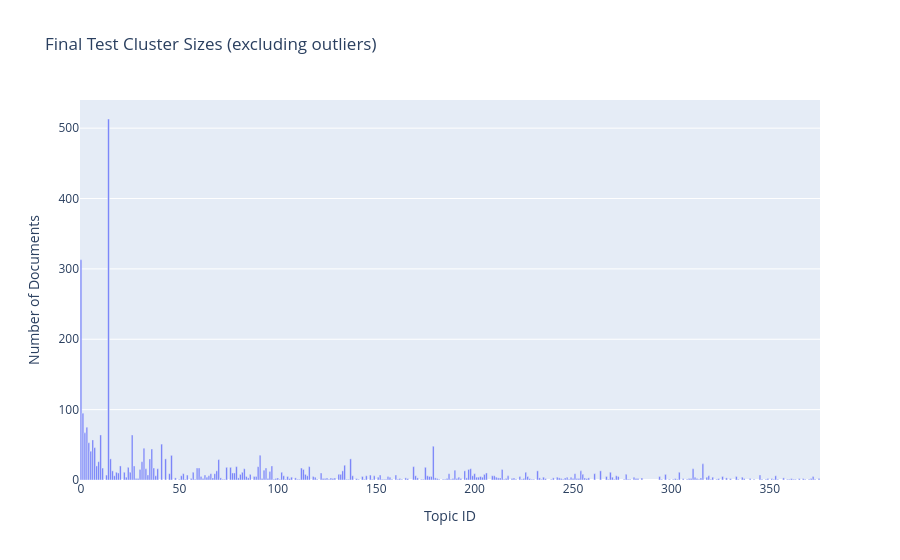
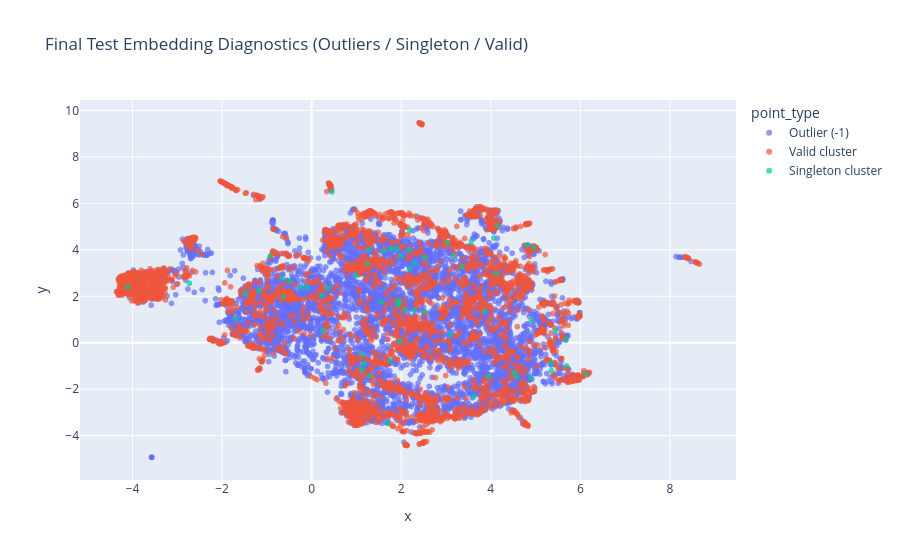
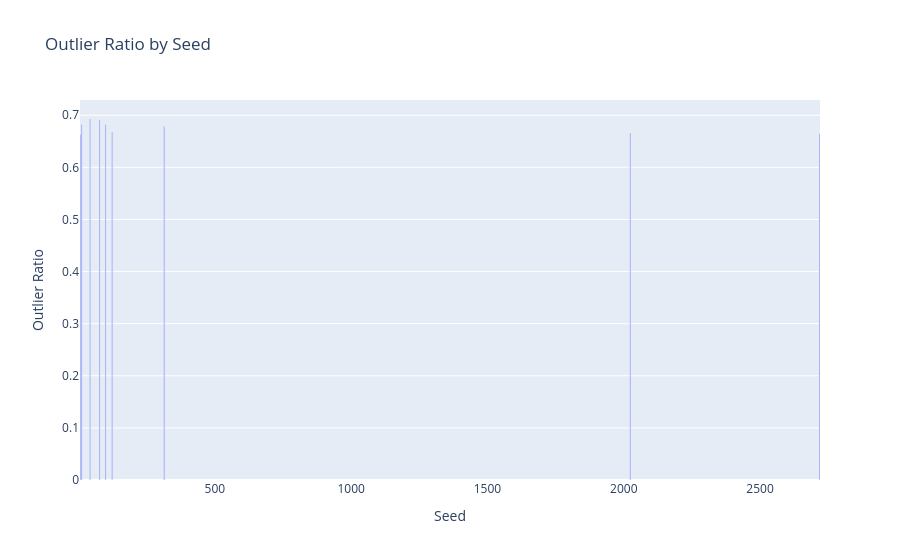
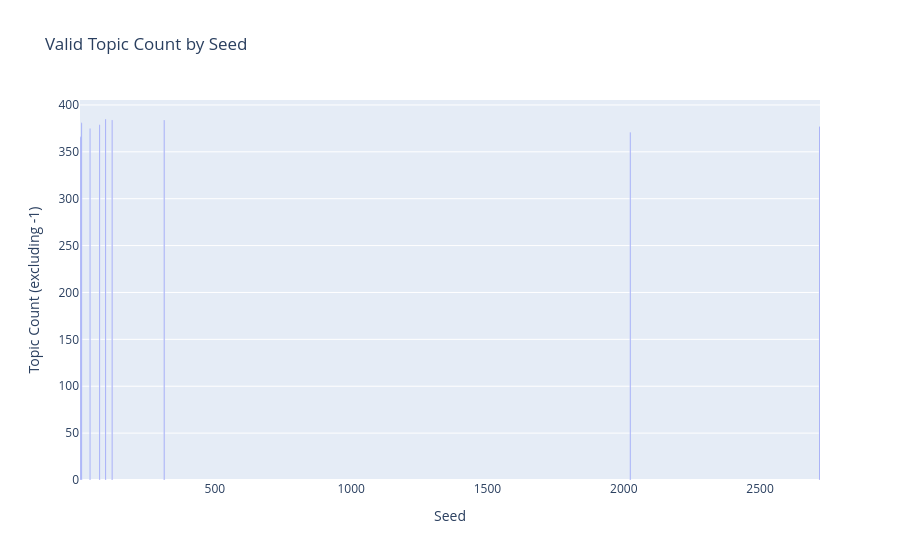

The notebook cell saved with these charts, in order:
### Markdown cell above
Runs cluster diagnostics and visual sanity-check plots.

### Code cell
import plotly.express as px

# Diagnostics use the currently available final test assignment (`test_topics`) and embeddings (`test_embeddings`).
if 'test_topics' not in globals() or 'test_embeddings' not in globals():
    raise RuntimeError('Please run Cell 24 first so `test_topics` and `test_embeddings` are available.')

labels = np.asarray(test_topics)
emb = np.asarray(test_embeddings)

if labels.shape[0] != emb.shape[0]:
    raise ValueError(f'Mismatch: labels={labels.shape[0]} vs embeddings={emb.shape[0]}')

is_outlier = labels == -1
outlier_ratio_now = float(np.mean(is_outlier)) if len(labels) > 0 else np.nan

valid_labels = labels[~is_outlier]
if len(valid_labels) > 0:
    cluster_size_series = pd.Series(valid_labels).value_counts().sort_values(ascending=False)
else:
    cluster_size_series = pd.Series(dtype='int64')

n_valid_clusters_now = int(cluster_size_series.shape[0])
singleton_topics_now = set(cluster_size_series[cluster_size_series == 1].index.tolist())
n_singletons_now = int(len(singleton_topics_now))

print('Final-clustering diagnostics (current test assignment):')
print(f'  Documents: {len(labels)}')
print(f'  Outlier ratio (-1): {outlier_ratio_now:.4f}')
print(f'  Valid clusters (excluding -1): {n_valid_clusters_now}')
print(f'  Singleton clusters: {n_singletons_now}')

if n_valid_clusters_now == 0:
    print('⚠️ No valid clusters found (all points are outliers).')
elif n_valid_clusters_now == 1:
    print('⚠️ Only one valid cluster found. Silhouette is undefined by design.')
if n_singletons_now > 0:
    print('⚠️ Singleton clusters present. Silhouette excludes them in our robust function.')

# 1) Cluster size distribution (excluding outliers)
if n_valid_clusters_now > 0:
    cluster_size_df = (
        cluster_size_series
        .rename_axis('Topic')
        .reset_index(name='Count')
        .sort_values('Count', ascending=False)
    )
    cluster_size_df['Topic'] = cluster_size_df['Topic'].astype(int)

    fig_sizes = px.bar(
        cluster_size_df,
        x='Topic',
        y='Count',
        title='Final Test Cluster Sizes (excluding outliers)',
        labels={'Topic': 'Topic ID', 'Count': 'Number of Documents'}
    )
    fig_sizes.show()
else:
    print('Cluster-size plot skipped (no valid clusters).')

# 2) 2D embedding view colored by diagnostic point type
# Recompute a 2D projection from test embeddings for visual inspection.
umap_viz = UMAP(n_neighbors=15, n_components=2, metric='cosine', random_state=42)
emb_2d = umap_viz.fit_transform(emb)

point_type = np.where(
    labels == -1,
    'Outlier (-1)',
    np.where(np.isin(labels, list(singleton_topics_now)), 'Singleton cluster', 'Valid cluster')
)

viz_df = pd.DataFrame({
    'x': emb_2d[:, 0],
    'y': emb_2d[:, 1],
    'topic': labels.astype(int),
    'point_type': point_type
})

fig_diag = px.scatter(
    viz_df,
    x='x',
    y='y',
    color='point_type',
    hover_data=['topic'],
    title='Final Test Embedding Diagnostics (Outliers / Singleton / Valid)'
)
fig_diag.update_traces(marker=dict(size=6, opacity=0.7))
fig_diag.show()

# 3) Seed-level context from the multi-seed run
if 'seed_results' in globals() and isinstance(seed_results, pd.DataFrame) and not seed_results.empty:
    seed_plot_df = seed_results.copy()

    fig_seed_outliers = px.bar(
        seed_plot_df,
        x='seed',
        y='test_outlier_ratio',
        title='Outlier Ratio by Seed',
        labels={'seed': 'Seed', 'test_outlier_ratio': 'Outlier Ratio'}
    )
    fig_seed_outliers.show()

    fig_seed_topics = px.bar(
        seed_plot_df,
        x='seed',
        y='test_topic_count',
        title='Valid Topic Count by Seed',
        labels={'seed': 'Seed', 'test_topic_count': 'Topic Count (excluding -1)'}
    )
    fig_seed_topics.show()
else:
    print('Seed-level plots skipped (run Cell 24 first to populate `seed_results`).')

### Figure 1 — Plotly figure (JSON) as saved in the notebook; plotly's stock layout.template omitted (floating-point values rounded to 4 significant figures; data arrays with more than 128 entries replaced by an {"elided": "..."} marker saying what was removed)
{"data": [{"hovertemplate": "Topic ID=%{x}<br>Number of Documents=%{y}<extra></extra>", "legendgroup": "", "marker": {"color": "#636efa", "pattern": {"shape": ""}}, "name": "", "orientation": "v", "showlegend": false, "textposition": "auto", "type": "bar", "x": {"elided": "298 int values"}, "xaxis": "x", "y": {"elided": "298 int values"}, "yaxis": "y"}], "layout": {"barmode": "relative", "legend": {"tracegroupgap": 0}, "title": {"text": "Final Test Cluster Sizes (excluding outliers)"}, "xaxis": {"anchor": "y", "domain": [0, 1], "title": {"text": "Topic ID"}}, "yaxis": {"anchor": "x", "domain": [0, 1], "title": {"text": "Number of Documents"}}}}

### Figure 2 — Plotly figure (JSON) as saved in the notebook; plotly's stock layout.template omitted (floating-point values rounded to 4 significant figures; data arrays with more than 128 entries replaced by an {"elided": "..."} marker saying what was removed)
{"data": [{"customdata": {"elided": "6669x1 int values"}, "hovertemplate": "point_type=Outlier (-1)<br>x=%{x}<br>y=%{y}<br>topic=%{customdata[0]}<extra></extra>", "legendgroup": "Outlier (-1)", "marker": {"color": "#636efa", "opacity": 0.7, "size": 6, "symbol": "circle"}, "mode": "markers", "name": "Outlier (-1)", "showlegend": true, "type": "scattergl", "x": {"elided": "6669 float values"}, "xaxis": "x", "y": {"elided": "6669 float values"}, "yaxis": "y"}, {"customdata": {"elided": "3303x1 int values"}, "hovertemplate": "point_type=Valid cluster<br>x=%{x}<br>y=%{y}<br>topic=%{customdata[0]}<extra></extra>", "legendgroup": "Valid cluster", "marker": {"color": "#EF553B", "opacity": 0.7, "size": 6, "symbol": "circle"}, "mode": "markers", "name": "Valid cluster", "showlegend": true, "type": "scattergl", "x": {"elided": "3303 float values"}, "xaxis": "x", "y": {"elided": "3303 float values"}, "yaxis": "y"}, {"customdata": [[188], [185], [120], [373], [334], [271], [370], [111], [158], [154], [148], [245], [295], [299], [135], [53], [346], [174], [163], [98], [58], [239], [110], [268], [161], [279], [173], [126], [144], [73], [320], [221], [352], [104], [342], [362], [136], [153], [141], [184], [234], [363], [182], [101], [348], [276], [72], [278], [368], [301], [303], [215], [354], [224], [308], [230], [359], [323], [155], [314], [360], [50], [248], [229]], "hovertemplate": "point_type=Singleton cluster<br>x=%{x}<br>y=%{y}<br>topic=%{customdata[0]}<extra></extra>", "legendgroup": "Singleton cluster", "marker": {"color": "#00cc96", "opacity": 0.7, "size": 6, "symbol": "circle"}, "mode": "markers", "name": "Singleton cluster", "showlegend": true, "type": "scattergl", "x": [2.527, 1.29, 2.086, 3.961, -1.698, 6.121, 4.965, -2.729, 3.867, 1.777, 2.307, 1.927, 3.566, 1.986, 2.185, -0.9244, 1.934, 1.609, 1.97, 1.247, 2.179, 5.444, 0.232, 4.899, 0.248, 0.9943, 4.818, -1.185, -0.4851, 5.354, 4.148, 1.903, 4.123, -0.6551, 4.516, 0.358, 1.172, 1.941, 1.555, 3.186, 2.292, 3.098, -0.1063, 2.185, 4.567, 1.691, -1.485, 3.624, 1.277, -0.6318, 3.355, -0.2333, 4.068, 3.028, 5.345, 1.751, 0.4539, 2.532, 5.693, 5.678, 1.121, 1.123, 4.902, -4.104], "xaxis": "x", "y": [3.663, -1.431, 1.416, -1.453, 1.045, -1.334, 4.103, 2.558, 1.359, 4.057, 3.421, 1.607, 4.372, 3.736, 4.854, 3.734, 1.738, 3.965, 0.0672, 3.408, 3.988, 0.5462, 2.037, -1.519, 0.5234, 2.902, 4.224, 2.239, 2.648, -1.197, 5.054, 4.041, 2.978, 2.778, -1.283, 2.36, -0.8903, 1.802, 1.757, 3.743, 1.39, 0.3462, 2.39, 3.179, -1.445, -3.463, 2.138, -2.314, 4.002, 1.975, 3.28, 2.387, 4.509, 4.306, -0.8713, -0.7965, 6.496, 1.334, -0.9994, 0.1401, -0.4969, -1.149, 0.9838, 2.395], "yaxis": "y"}], "layout": {"legend": {"title": {"text": "point_type"}, "tracegroupgap": 0}, "title": {"text": "Final Test Embedding Diagnostics (Outliers / Singleton / Valid)"}, "xaxis": {"anchor": "y", "domain": [0, 1], "title": {"text": "x"}}, "yaxis": {"anchor": "x", "domain": [0, 1], "title": {"text": "y"}}}}

### Figure 3 — Plotly figure (JSON) as saved in the notebook; plotly's stock layout.template omitted (floating-point values rounded to 4 significant figures)
{"data": [{"hovertemplate": "Seed=%{x}<br>Outlier Ratio=%{y}<extra></extra>", "legendgroup": "", "marker": {"color": "#636efa", "pattern": {"shape": ""}}, "name": "", "orientation": "v", "showlegend": false, "textposition": "auto", "type": "bar", "x": [42, 7, 123, 2024, 99, 11, 77, 314, 2718], "xaxis": "x", "y": [0.6927, 0.6631, 0.6679, 0.6658, 0.6816, 0.6816, 0.6909, 0.6785, 0.6645], "yaxis": "y"}], "layout": {"barmode": "relative", "legend": {"tracegroupgap": 0}, "title": {"text": "Outlier Ratio by Seed"}, "xaxis": {"anchor": "y", "domain": [0, 1], "title": {"text": "Seed"}}, "yaxis": {"anchor": "x", "domain": [0, 1], "title": {"text": "Outlier Ratio"}}}}

### Figure 4 — Plotly figure (JSON) as saved in the notebook; plotly's stock layout.template omitted (floating-point values rounded to 4 significant figures)
{"data": [{"hovertemplate": "Seed=%{x}<br>Topic Count (excluding -1)=%{y}<extra></extra>", "legendgroup": "", "marker": {"color": "#636efa", "pattern": {"shape": ""}}, "name": "", "orientation": "v", "showlegend": false, "textposition": "auto", "type": "bar", "x": [42, 7, 123, 2024, 99, 11, 77, 314, 2718], "xaxis": "x", "y": [375, 366, 384, 371, 385, 381, 379, 384, 377], "yaxis": "y"}], "layout": {"barmode": "relative", "legend": {"tracegroupgap": 0}, "title": {"text": "Valid Topic Count by Seed"}, "xaxis": {"anchor": "y", "domain": [0, 1], "title": {"text": "Seed"}}, "yaxis": {"anchor": "x", "domain": [0, 1], "title": {"text": "Topic Count (excluding -1)"}}}}
